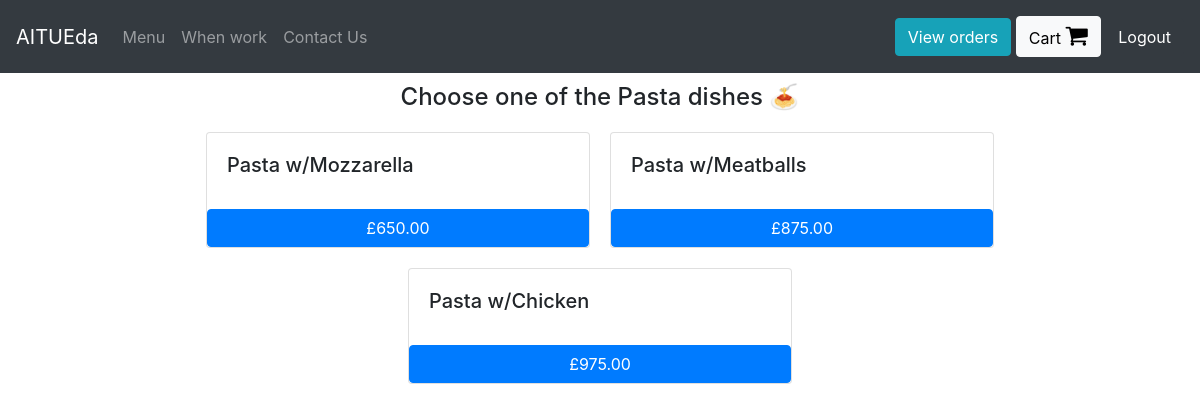
/Pasta (signed in), run on the app's committed database.
### orders/models.py (models this page shows)
class Pasta(models.Model):
    dish_name = models.CharField(max_length=200)
    price = models.DecimalField(max_digits=6, decimal_places=2)
    def __str__(self):
        return f"{self.dish_name}"

### orders/views.py (the view)
# urls.py: path("Pasta", views.pasta, name="pasta"),
def pasta(request):
    if request.user.is_authenticated:
        return render(request, "orders/pasta.html", context={"dishes": Pasta.objects.all})
    else:
        return redirect("orders:login")

### orders/templates/orders/pasta.html
{% extends 'orders/header.html' %}
{% block content %}
    <div class="container">
      <h4 style="margin:10px; text-align:center;"> Choose one of the Pasta dishes &#x1f35d </h4>
      <div class="row justify-content-center">
        {% for dish in dishes %}
            <div class="card" id="regular_pizza_card" style="width: 24rem; margin:10px;">
              <div class="card-body">
                <h5 class="card-title" >{{dish}}</h5>
              </div>
              <button class="btn btn-primary" onclick="add_to_cart({item_description:'{{dish}}' , price:{{dish.price}} })">£{{dish.price}}</button>
            </div>
        {% endfor %}
      </div>
    </div>
{% endblock %}

### data on the page
Pasta: dish_name "Pasta w/Mozzarella", price "650.00"
Pasta: dish_name "Pasta w/Meatballs", price "875.00"
Pasta: dish_name "Pasta w/Chicken", price "975.00"
